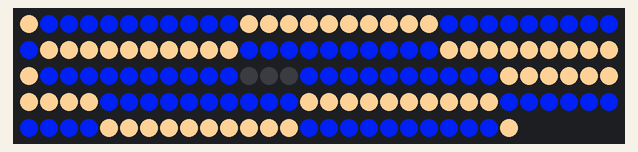
Bench run of a sketch on a simulated Arduino Uno, built with avr-gcc and run on an emulated ATmega328P. On the bench: 145 RGB LEDs in strip order, left to right, continuing on the next row. Random numbers use the default seed unless the sketch sets one.

Above: at 0.48 s.
At 5.26 s:
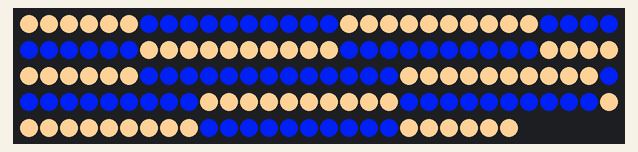
At 9.41 s:
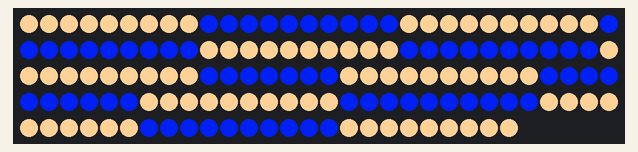
At 19.93 s:
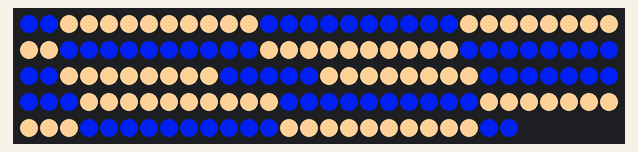
At 30.14 s:
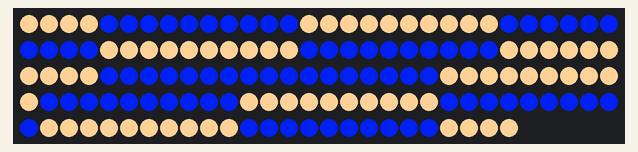
At 39.71 s:
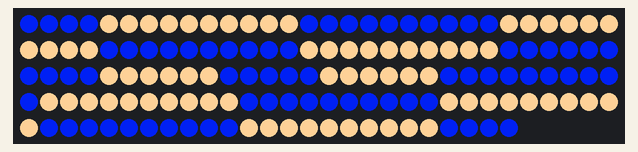

The sketch:

Gerad.ino
```cpp
#include <Adafruit_NeoPixel.h>


// Spindexer Lights
#define SPINDEXER_PIN 6
#define SPINDEXER_COUNT 72
#define SPINDEXER_REAL_COUNT 145

// Spindexer Lights
Adafruit_NeoPixel spindexerStrip = Adafruit_NeoPixel(SPINDEXER_REAL_COUNT, SPINDEXER_PIN, NEO_GRB + NEO_KHZ800);

// Color Codes
uint32_t red = spindexerStrip.Color(255, 0, 0);
uint32_t orange = spindexerStrip.Color(255, 50, 0);
uint32_t yellow = spindexerStrip.Color(255, 160, 0);
uint32_t green = spindexerStrip.Color(0, 255, 0);
uint32_t blue = spindexerStrip.Color(0, 29, 220);
uint32_t purple = spindexerStrip.Color(255, 0, 255);
uint32_t white = spindexerStrip.Color(253, 208, 150);
uint32_t black = spindexerStrip.Color(0, 0, 0);

void setup() {
  // Spindexer Lights
  spindexerStrip.setBrightness(255);
  spindexerStrip.begin();
  spindexerStrip.show();
}

int i = 0;
int aa = 0;
int ii = 72;

int q = 0;
int t = 0;
int w = 0;

int y = 0;
int u = 0;
int o = 0;

void loop() {
  //GoodLights();
  //Test();
  //ColorMixing();
  BlueWhiteSpin();
}

void BlueWhiteSpin(){
for (int i = 0; i < 20; i++){
  setSpindexerPixel(i, 0, 29, 220);
  setSpindexerPixel(i-10, 253, 208, 150);
  setSpindexerPixel(i+10, 253, 208, 150);
  setSpindexerPixel(i+20, 0, 29, 220);
  setSpindexerPixel(i+30, 253, 208, 150);
  setSpindexerPixel(i+40, 0, 29, 220);
  setSpindexerPixel(i+50, 253, 208, 150);

   if (i < 13){
    setSpindexerPixel(i+60, 0, 29, 220);
   }
  delay (23);
  spindexerStrip.show();
  }
}

void Test() {
  setSpindexerPixel(45, 255, 255, 255);
  spindexerStrip.show();
}

int aRed = 255;
int aGreen = 0;
int aBlue = 0;

int bRed = 0;
int bGreen = 0;
int bBlue = 255;

int mixedRed = 0;
int mixedGreen = 0;
int mixedBlue = 0;

int randomColorA = 0;
int randomColorB = 0;

int bb = 0;
int cc = 0;
int dd = 0;

void ColorMixing() {
  randomColorA = random(3);
  randomColorB = random(3);

  if (randomColorA == 0) {
    aRed = random(100, 256);
    aGreen = random(50);
    aBlue = random(50);
  }

  if (randomColorA == 1) {
    aRed = random(50);
    aGreen = random(100, 256);
    aBlue = random(50);
  }

  if (randomColorA == 2) {
    aRed = random(50);
    aGreen = random(50);
    aBlue = random(100, 256);
  }

  if (randomColorB == 0) {
    bRed = random(100, 256);
    bGreen = random(50);
    bBlue = random(50);
  }

  if (randomColorB == 1) {
    bRed = random(50);
    bGreen = random(100, 256);
    bBlue = random(50);
  }

  if (randomColorB == 2) {
    bRed = random(50);
    bGreen = random(50);
    bBlue = random(100, 256);
  }

  mixedRed = (aRed + bRed) / 2;
  mixedGreen = (aGreen + bGreen) / 2;
  mixedBlue = (aBlue + bBlue) / 2;

  for (int i = 0; i < 38; i++) {
    aa = 72 - i;
    setSpindexerPixel(i, aRed, aGreen, aBlue);
    setSpindexerPixel(i - 10, 253, 208, 150);

    setSpindexerPixel(aa, bRed, bGreen, bBlue);

    if (aa < 62) {
      setSpindexerPixel(aa + 10, 253, 208, 150);
    }
    delay(30);
    spindexerStrip.show();
  }

for (int i = 36; i < 42; i++){
    bb = ii - i;
    setSpindexerPixel(i, mixedRed, mixedGreen, mixedBlue);
    setSpindexerPixel(i - 10, white);

    setSpindexerPixel(bb, mixedRed, mixedGreen, mixedBlue);
    setSpindexerPixel(bb + 10, white);
    delay(30);
    spindexerStrip.show();
  }

  for (int i = 41; i < 73; i++){
    cc = ii - i;

    setSpindexerPixel(i, aRed, aGreen, aBlue);

    if (i < 46){
      setSpindexerPixel(i - 11, bRed, bGreen, bBlue);
      setSpindexerPixel(cc + 10, aRed, aGreen, aBlue);
    }

    if (i > 46) {
    setSpindexerPixel(i - 10, 253, 208, 150);
    }

    setSpindexerPixel(cc, bRed, bGreen, bBlue);
    if (i > 45) {
     setSpindexerPixel(cc +10, 253, 208, 150);
    }

    delay(30);
    spindexerStrip.show();
  }

for (int i = 62; i < 72; i++){
  dd = 72 - i;
  setSpindexerPixel(i, white);
  setSpindexerPixel(dd, white);

  delay(30);
  spindexerStrip.show();
    }
  }


void GoodLights() {
  for (int i = 0; i < 37; i++) {
    aa = ii - i;
    setSpindexerPixel(i, 75, 75, 255);
    setSpindexerPixel(i - 18, 253, 208, 150);

    setSpindexerPixel(aa, 75, 75, 255);

    if (aa < 54) {
      setSpindexerPixel(aa + 18, 253, 208, 150);
    }
    delay(35);
    spindexerStrip.show();
  }
  for (int t = 1; t < 4; t++) {
    w = 75 - t * 19;
    for (int q = 36; q < 73; q++) {
      u = 72 - q;
      setSpindexerPixel(q, w, w, 255);
      setSpindexerPixel(u, w, w, 255);

      delay(30);
      spindexerStrip.show();
    }
  }
  for (int y = 0; y < 36; y++) {
    setSpindexerPixel(y, 253, 208, 150);
    setSpindexerPixel(y - 9, 5, 5, 255);

    setSpindexerPixel(71 - y, 253, 208, 150);
    setSpindexerPixel(81 - y, 5, 5, 255);
    delay(30);
    spindexerStrip.show();
  }
  for (int y = 0; y < 27; y++) {
    setSpindexerPixel(y, 253, 208, 150);
    setSpindexerPixel(y - 9, 5, 5, 255);

    setSpindexerPixel(71 - y, 253, 208, 150);
    setSpindexerPixel(81 - y, 5, 5, 255);
    delay(30);
    spindexerStrip.show();
  }
  for (int y = 0; y < 18; y++) {
    setSpindexerPixel(y, 253, 208, 150);
    setSpindexerPixel(y - 9, 5, 5, 255);

    setSpindexerPixel(71 - y, 253, 208, 150);
    setSpindexerPixel(81 - y, 5, 5, 255);
    delay(30);
    spindexerStrip.show();
  }
  for (int y = 0; y < 9; y++) {
    setSpindexerPixel(y, 253, 208, 150);


    setSpindexerPixel(71 - y, 253, 208, 150);
    delay(30);
    spindexerStrip.show();
  }
  delay(1000);
}

void setSpindexerPixel(int index, int r, int g, int b) {
  spindexerStrip.setPixelColor(index, r, g, b);
  spindexerStrip.setPixelColor((SPINDEXER_REAL_COUNT - 1) - index, r, g, b);
}

void setSpindexerPixel(int index, uint32_t color) {
  spindexerStrip.setPixelColor(index, color);
  spindexerStrip.setPixelColor((SPINDEXER_REAL_COUNT - 1) - index, color);
}
```
